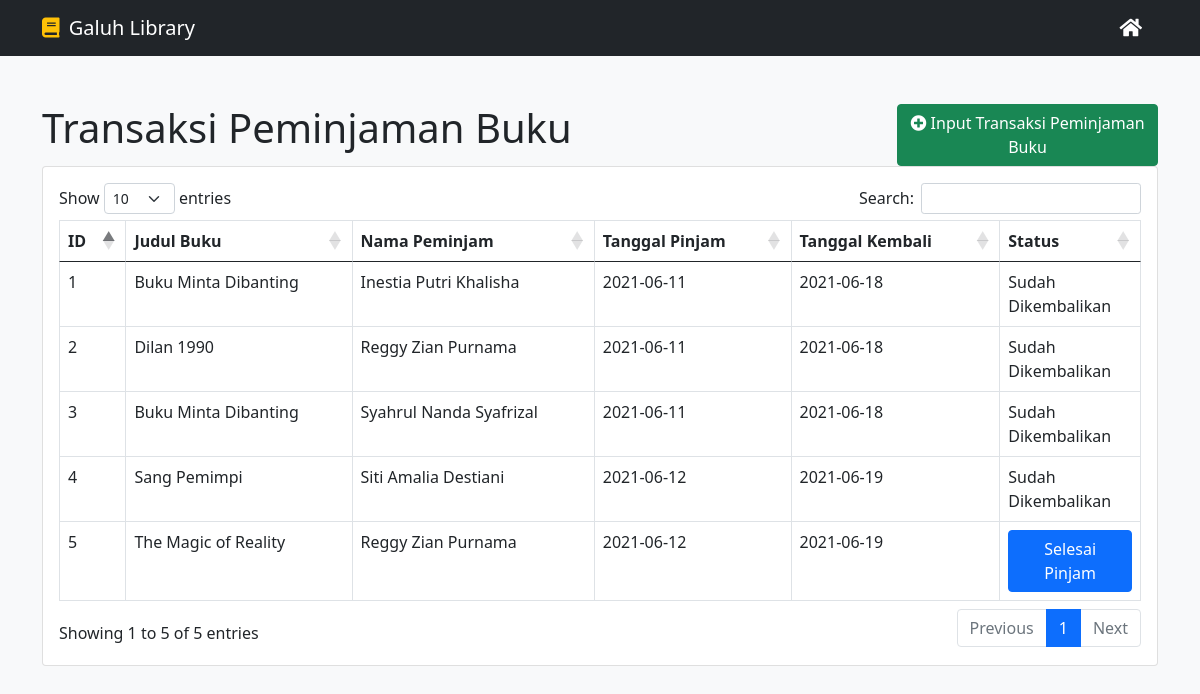
Screenshot of /transactions.php with the database file from the repository.
### tables this page shows
CREATE TABLE `transactions` (
  `transaction_id` int(11) NOT NULL,
  `user_id` int(11) NOT NULL,
  `book_id` int(11) NOT NULL,
  `start` date NOT NULL,
  `end` date NOT NULL,
  `status` varchar(50) NOT NULL
);

CREATE TABLE `books` (
  `book_id` int(11) NOT NULL,
  `title` varchar(50) NOT NULL,
  `writer_id` int(11) NOT NULL,
  `category_id` int(11) NOT NULL,
  `publisher_id` int(11) NOT NULL,
  `status` varchar(50) NOT NULL
);

CREATE TABLE `users` (
  `user_id` int(11) NOT NULL,
  `nama` varchar(30) NOT NULL,
  `alamat` varchar(50) NOT NULL,
  `nomor_telepon` varchar(15) NOT NULL
);

### transactions.php (the view, shortened to what this page needs)
<?php include("master/head.php"); ?>
<div class="container">
    <div class="row">
        <div class="col-md-9">
            <h1>Transaksi Peminjaman Buku</h1>
        </div>
        <div class="col-md-3">
            <a class="btn btn-success float-end" href="input-transaction.php"><i class="fas fa-plus-circle"></i> Input Transaksi Peminjaman Buku</a>
        </div>
    </div>
    <div class="card card-light">
        <div class="card-body">
            <table class="table table-bordered" id="transactions">
                <thead>
                    <tr>
                        <th>ID</th>
                        <th>Judul Buku</th>
                        <th>Nama Peminjam</th>
                        <th>Tanggal Pinjam</th>
                        <th>Tanggal Kembali</th>
                        <th style="width: 13%">Status</th>
                    </tr>
                </thead>
                <tbody>
                    <?php
                        $sql = "SELECT transactions.transaction_id, books.book_id, books.title, users.nama, transactions.start, transactions.end, transactions.status
                                FROM transactions
                                    INNER JOIN books
                                        ON books.book_id = transactions.book_id
                                    INNER JOIN users
                                        ON users.user_id = transactions.user_id
                                    ORDER BY transactions.transaction_id";
                        $query = mysqli_query($db, $sql);
                        while($transactions = mysqli_fetch_array($query)){
                            echo "<tr>";
                            echo "<td>".$transactions['transaction_id']."</td>";
                            echo "<td>".$transactions['title']."</td>";
                            echo "<td>".$transactions['nama']."</td>";
                            echo "<td>".$transactions['start']."</td>";
                            echo "<td>".$transactions['end']."</td>";
                            if($transactions['status'] == "Belum Dikembalikan"){
                                echo "<td>";
                                echo "<form action='update-transaction-process.php' method='POST'>";
                                echo "<button type='submit' name='input' class='btn btn-primary w-100'>Selesai Pinjam</button>";
                                echo "</form>";
                                echo "</td>";
                            }else{
                                echo "<td>".$transactions['status']."</td>";
                            }
                            echo "</tr>";
                        }
                    ?>
                </tbody>
            </table>
        </div>
    </div>
</div>
<?php include("master/foot.php"); ?>

### rows the page displays
transactions: transaction_id "1", book.title "Buku Minta Dibanting", user.nama "Inestia Putri Khalisha", start "2021-06-11", end "2021-06-18", status "Sudah Dikembalikan"
transactions: transaction_id "2", book.title "Dilan 1990", user.nama "Reggy Zian Purnama", start "2021-06-11", end "2021-06-18", status "Sudah Dikembalikan"
transactions: transaction_id "3", book.title "Buku Minta Dibanting", user.nama "Syahrul Nanda Syafrizal", start "2021-06-11", end "2021-06-18", status "Sudah Dikembalikan"
transactions: transaction_id "4", book.title "Sang Pemimpi", user.nama "Siti Amalia Destiani", start "2021-06-12", end "2021-06-19", status "Sudah Dikembalikan"
transactions: transaction_id "5", book.title "The Magic of Reality", user.nama "Reggy Zian Purnama", start "2021-06-12", end "2021-06-19"
